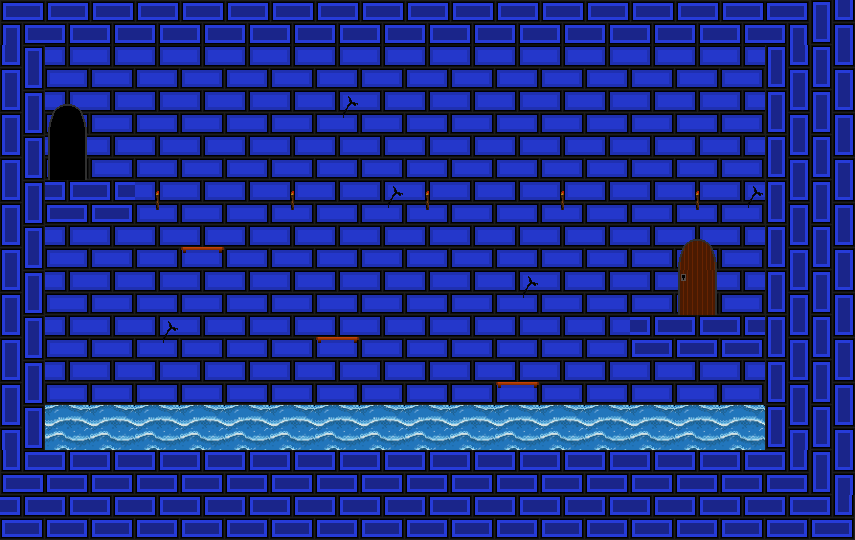

This is a level from a 2D game, rendered from its Tiled map with the project's own tilesets. A one-line summary and the complete map file follow:
An orthogonal 19x12 tile map with 45x45 px tiles, 2 tile layers (briques, obstacles), 3 tilesets.

<map version="1.5" tiledversion="1.7.2" orientation="orthogonal" renderorder="right-down" width="19" height="12" tilewidth="45" tileheight="45" infinite="0" nextlayerid="3" nextobjectid="1">
 <tileset firstgid="1" name="New Piskel" tilewidth="45" tileheight="45" tilecount="16" columns="4">
  <image source="decor.png" width="180" height="180" />
 </tileset>
 <tileset firstgid="17" name="briques sol (1)" tilewidth="45" tileheight="45" tilecount="42" columns="6">
  <image source="briques sol.png" width="270" height="315" />
 </tileset>
 <tileset firstgid="59" name="brique v finale" tilewidth="45" tileheight="45" tilecount="16" columns="4">
  <image source="briques_fond.png" width="180" height="180" />
 </tileset>
 <layer id="1" name="briques" width="19" height="12">
  <data encoding="csv">
39,35,35,35,35,35,35,35,35,35,35,35,35,35,35,35,35,2147483687,36,
34,65,65,65,65,65,65,65,65,65,65,65,65,65,65,65,65,36,36,
34,65,65,65,65,65,65,65,65,65,65,65,65,65,65,65,65,36,36,
34,65,65,65,65,65,65,65,65,65,65,65,65,65,65,65,65,36,36,
34,33,33,65,65,65,65,65,65,65,65,65,65,65,65,65,65,36,36,
34,65,65,65,65,65,65,65,65,65,65,65,65,65,65,65,65,36,36,
34,65,65,65,65,65,65,65,65,65,65,65,65,65,65,65,65,36,36,
34,65,65,65,65,65,65,65,65,65,65,65,65,65,33,33,33,36,36,
34,65,65,65,65,65,65,65,65,65,65,65,65,65,65,65,65,36,36,
34,57,57,57,57,57,57,57,57,57,57,57,57,57,57,57,57,36,36,
2147483685,33,33,33,33,33,33,33,33,33,33,33,33,33,33,33,33,37,36,
33,33,33,33,33,33,33,33,33,33,33,33,33,33,33,33,33,33,37
</data>
 </layer>
 <layer id="2" name="obstacles" width="19" height="12">
  <data encoding="csv">
0,0,0,0,0,0,0,0,0,0,0,0,0,0,0,0,0,0,0,
0,0,0,0,0,0,0,0,0,0,0,0,0,0,0,0,0,0,0,
0,7,0,0,0,0,0,66,0,0,0,0,0,0,0,0,0,0,0,
0,8,0,0,0,0,0,0,0,0,0,0,0,0,0,0,0,0,0,
0,0,0,67,0,0,67,0,66,67,0,0,67,0,0,67,66,0,0,
0,0,0,0,1,0,0,0,0,0,0,0,0,0,0,9,0,0,0,
0,0,0,0,0,0,0,0,0,0,0,66,0,0,0,10,0,0,0,
0,0,0,66,0,0,0,1,0,0,0,0,0,0,0,0,0,0,0,
0,0,0,0,0,0,0,0,0,0,0,1,0,0,0,0,0,0,0,
0,0,0,0,0,0,0,0,0,0,0,0,0,0,0,0,0,0,0,
0,0,0,0,0,0,0,0,0,0,0,0,0,0,0,0,0,0,0,
0,0,0,0,0,0,0,0,0,0,0,0,0,0,0,0,0,0,0
</data>
 </layer>
</map>
